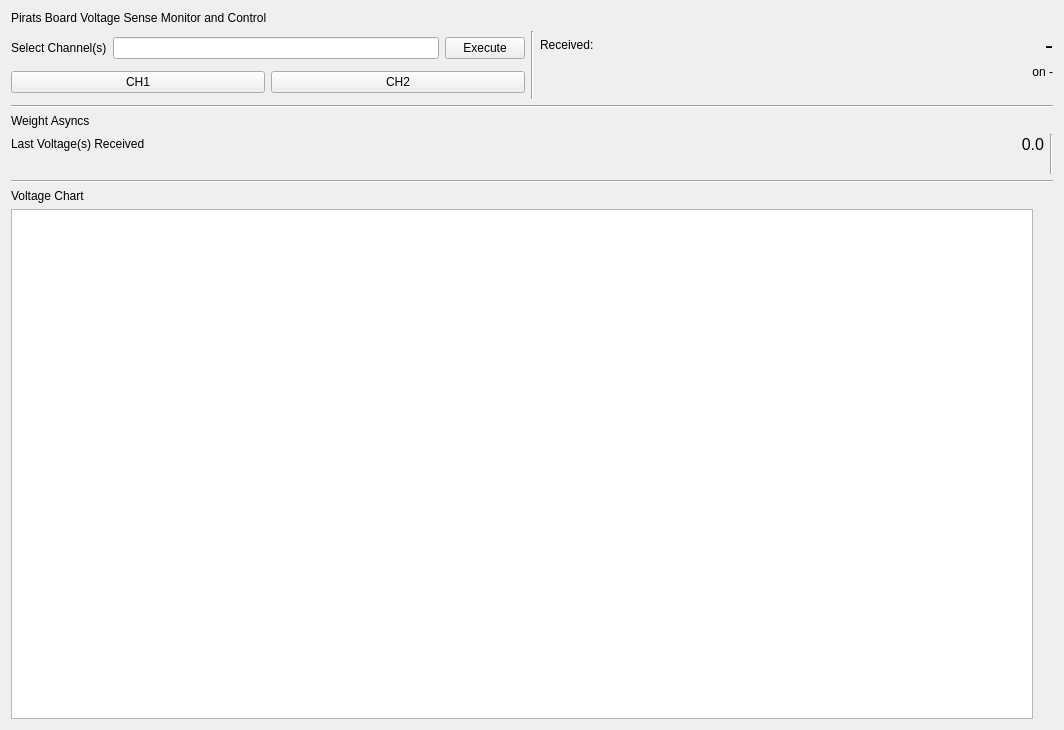
<?xml version="1.0" encoding="UTF-8"?>
<ui version="4.0">
 <class>ModulePiratsVoltageBig</class>
 <widget class="QWidget" name="ModulePiratsVoltageBig">
  <property name="geometry">
   <rect>
    <x>0</x>
    <y>0</y>
    <width>1064</width>
    <height>730</height>
   </rect>
  </property>
  <property name="windowTitle">
   <string>Pirats Voltage Module</string>
  </property>
  <layout class="QVBoxLayout" name="verticalLayout_11">
   <item>
    <layout class="QVBoxLayout" name="verticalLayout_8">
     <item>
      <widget class="QLabel" name="label">
       <property name="text">
        <string>Pirats Board Voltage Sense Monitor and Control</string>
       </property>
      </widget>
     </item>
     <item>
      <layout class="QHBoxLayout" name="horizontalLayout_10">
       <item>
        <layout class="QVBoxLayout" name="verticalLayout_5">
         <item>
          <layout class="QHBoxLayout" name="horizontalLayout_11">
           <item>
            <widget class="QLabel" name="label_9">
             <property name="text">
              <string>Select Channel(s)</string>
             </property>
            </widget>
           </item>
           <item>
            <widget class="QLineEdit" name="ledit_channel_set">
             <property name="text">
              <string/>
             </property>
            </widget>
           </item>
           <item>
            <widget class="QPushButton" name="pb_channel_set">
             <property name="text">
              <string>Execute</string>
             </property>
            </widget>
           </item>
          </layout>
         </item>
         <item>
          <layout class="QGridLayout" name="gridLayout">
           <item row="0" column="0">
            <widget class="QPushButton" name="select_btn_ch1">
             <property name="text">
              <string>CH1</string>
             </property>
             <property name="checkable">
              <bool>true</bool>
             </property>
             <property name="autoDefault">
              <bool>false</bool>
             </property>
            </widget>
           </item>
           <item row="0" column="1">
            <widget class="QPushButton" name="select_btn_ch2">
             <property name="text">
              <string>CH2</string>
             </property>
             <property name="checkable">
              <bool>true</bool>
             </property>
            </widget>
           </item>
          </layout>
         </item>
        </layout>
       </item>
       <item>
        <widget class="Line" name="line_6">
         <property name="orientation">
          <enum>Qt::Vertical</enum>
         </property>
        </widget>
       </item>
       <item>
        <layout class="QVBoxLayout" name="verticalLayout_6">
         <item>
          <layout class="QHBoxLayout" name="horizontalLayout_12">
           <item>
            <widget class="QLabel" name="label_10">
             <property name="text">
              <string>Received:</string>
             </property>
            </widget>
           </item>
           <item>
            <spacer name="horizontalSpacer_10">
             <property name="orientation">
              <enum>Qt::Horizontal</enum>
             </property>
             <property name="sizeHint" stdset="0">
              <size>
               <width>40</width>
               <height>20</height>
              </size>
             </property>
            </spacer>
           </item>
           <item>
            <widget class="QLabel" name="lbl_set_channel_recvd">
             <property name="minimumSize">
              <size>
               <width>150</width>
               <height>0</height>
              </size>
             </property>
             <property name="font">
              <font>
               <pointsize>18</pointsize>
              </font>
             </property>
             <property name="text">
              <string>-</string>
             </property>
             <property name="alignment">
              <set>Qt::AlignRight|Qt::AlignTrailing|Qt::AlignVCenter</set>
             </property>
            </widget>
           </item>
          </layout>
         </item>
         <item>
          <widget class="QLabel" name="lbl_set_channel_recvd_on">
           <property name="text">
            <string>on -</string>
           </property>
           <property name="alignment">
            <set>Qt::AlignRight|Qt::AlignTrailing|Qt::AlignVCenter</set>
           </property>
          </widget>
         </item>
         <item>
          <spacer name="horizontalSpacer_11">
           <property name="orientation">
            <enum>Qt::Horizontal</enum>
           </property>
           <property name="sizeHint" stdset="0">
            <size>
             <width>40</width>
             <height>20</height>
            </size>
           </property>
          </spacer>
         </item>
        </layout>
       </item>
      </layout>
     </item>
    </layout>
   </item>
   <item>
    <widget class="Line" name="line">
     <property name="orientation">
      <enum>Qt::Horizontal</enum>
     </property>
    </widget>
   </item>
   <item>
    <layout class="QVBoxLayout" name="verticalLayout_9">
     <item>
      <widget class="QLabel" name="label_7">
       <property name="text">
        <string>Weight Asyncs</string>
       </property>
      </widget>
     </item>
     <item>
      <layout class="QHBoxLayout" name="horizontalLayout_8">
       <item>
        <layout class="QVBoxLayout" name="verticalLayout_4">
         <item>
          <layout class="QHBoxLayout" name="horizontalLayout_7">
           <item>
            <widget class="QLabel" name="label_3">
             <property name="text">
              <string>Last Voltage(s) Received</string>
             </property>
            </widget>
           </item>
           <item>
            <spacer name="horizontalSpacer_3">
             <property name="orientation">
              <enum>Qt::Horizontal</enum>
             </property>
             <property name="sizeHint" stdset="0">
              <size>
               <width>40</width>
               <height>20</height>
              </size>
             </property>
            </spacer>
           </item>
           <item>
            <widget class="QLabel" name="lbl_last_voltage">
             <property name="minimumSize">
              <size>
               <width>0</width>
               <height>0</height>
              </size>
             </property>
             <property name="font">
              <font>
               <pointsize>12</pointsize>
              </font>
             </property>
             <property name="text">
              <string>0.0</string>
             </property>
             <property name="alignment">
              <set>Qt::AlignRight|Qt::AlignTrailing|Qt::AlignVCenter</set>
             </property>
            </widget>
           </item>
          </layout>
         </item>
         <item>
          <spacer name="horizontalSpacer_7">
           <property name="orientation">
            <enum>Qt::Horizontal</enum>
           </property>
           <property name="sizeHint" stdset="0">
            <size>
             <width>40</width>
             <height>20</height>
            </size>
           </property>
          </spacer>
         </item>
        </layout>
       </item>
       <item>
        <widget class="Line" name="line_3">
         <property name="orientation">
          <enum>Qt::Vertical</enum>
         </property>
        </widget>
       </item>
      </layout>
     </item>
    </layout>
   </item>
   <item>
    <widget class="Line" name="line_4">
     <property name="orientation">
      <enum>Qt::Horizontal</enum>
     </property>
    </widget>
   </item>
   <item>
    <layout class="QVBoxLayout" name="verticalLayout_10">
     <item>
      <widget class="QLabel" name="label_8">
       <property name="text">
        <string>Voltage Chart</string>
       </property>
      </widget>
     </item>
     <item>
      <layout class="QHBoxLayout" name="horizontalLayout_6">
       <item>
        <widget class="PlotWidget" name="chart"/>
       </item>
       <item>
        <spacer name="verticalSpacer">
         <property name="orientation">
          <enum>Qt::Vertical</enum>
         </property>
         <property name="sizeHint" stdset="0">
          <size>
           <width>20</width>
           <height>40</height>
          </size>
         </property>
        </spacer>
       </item>
      </layout>
     </item>
    </layout>
   </item>
  </layout>
 </widget>
 <customwidgets>
  <customwidget>
   <class>PlotWidget</class>
   <extends>QGraphicsView</extends>
   <header>pyqtgraph</header>
  </customwidget>
 </customwidgets>
 <resources/>
 <connections/>
</ui>
